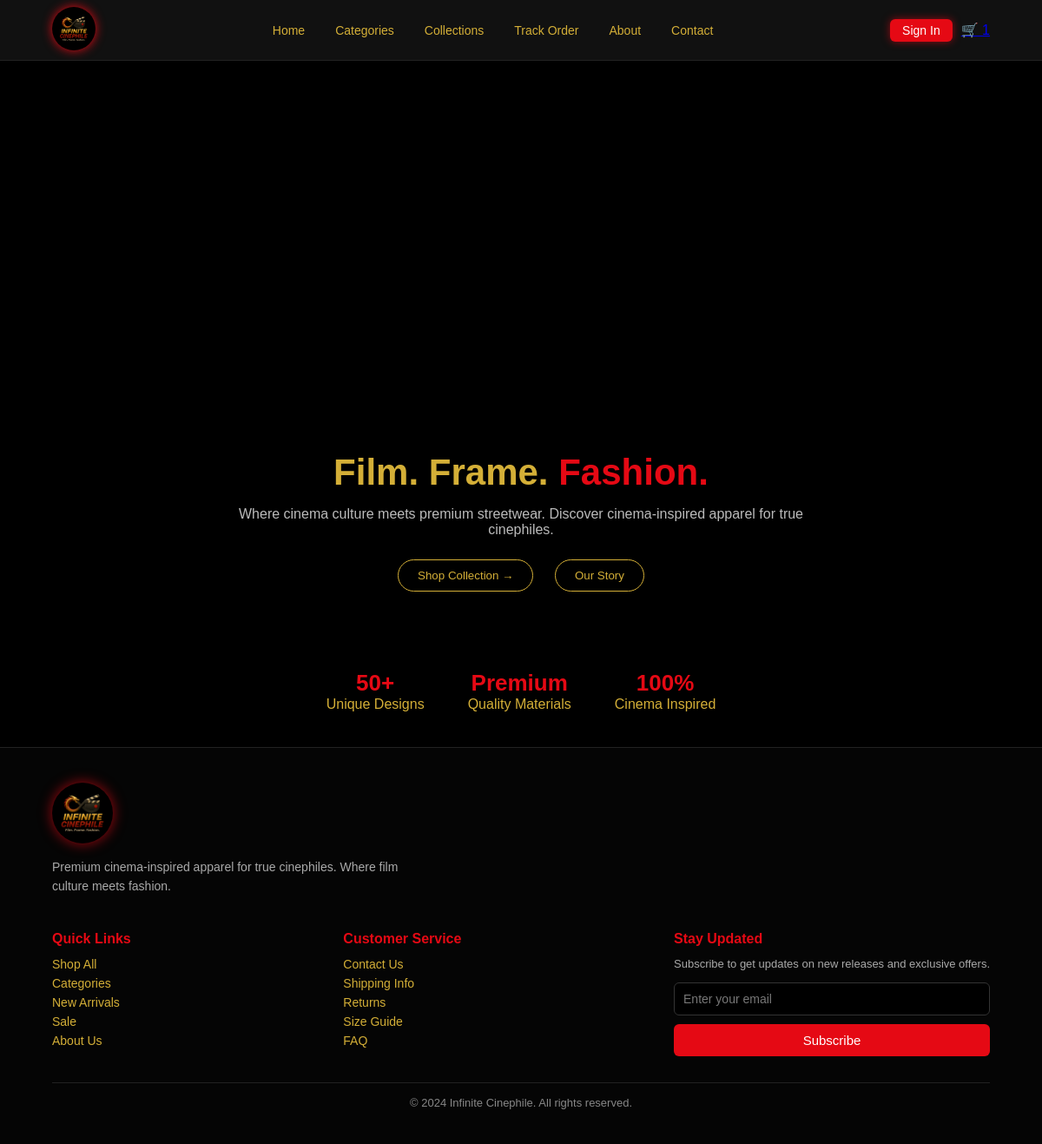
The app's page / (signed in), older data.
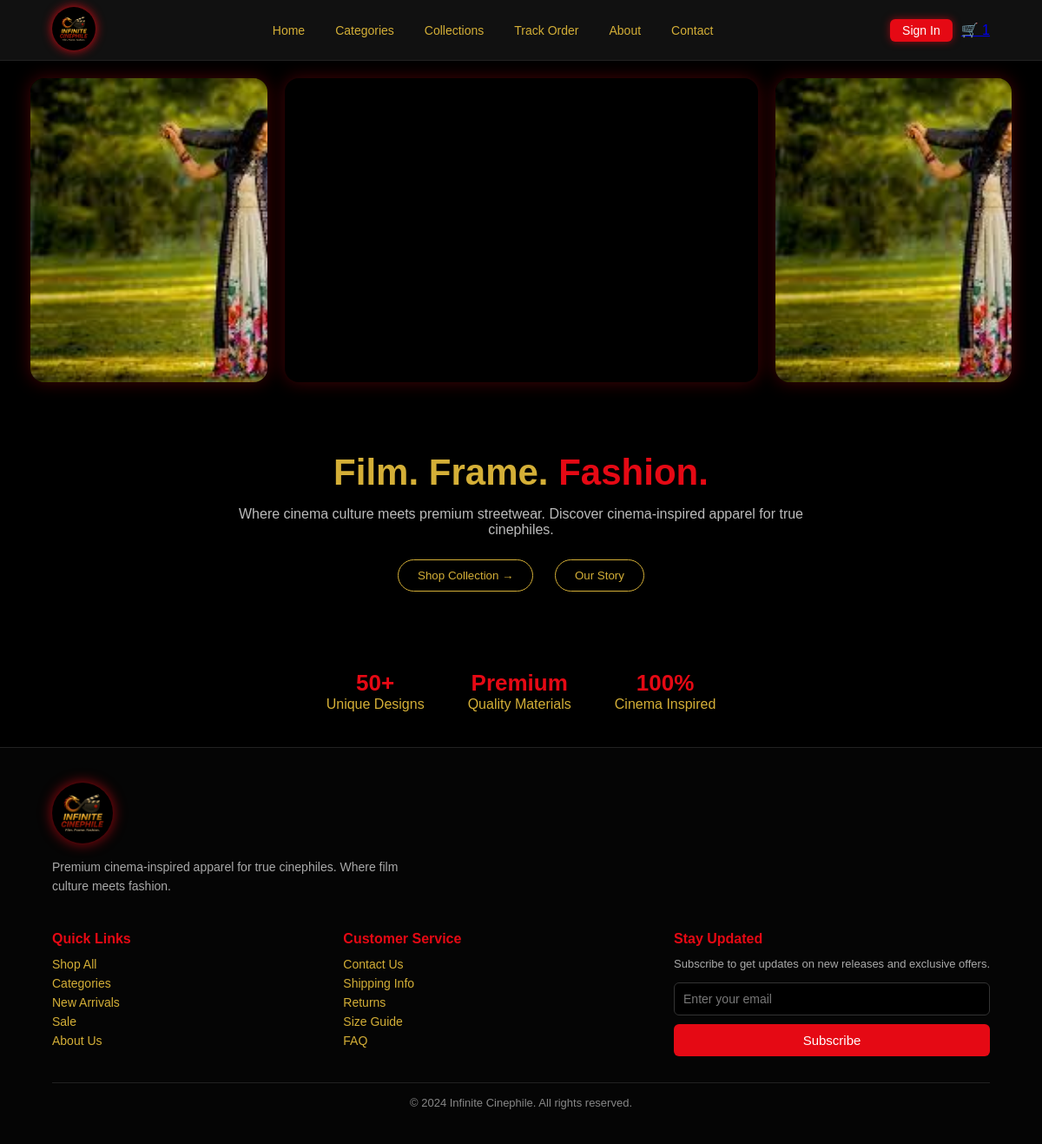
The same page, newer data.
### myapp/models.py (models this page shows)
class home(models.Model):
    bannerimg1 = models.ImageField(upload_to='uploads', null=True,blank=True)
    bannerimg2 = models.ImageField(upload_to='uploads', null=True,blank=True)
    bannervideo = models.FileField(upload_to='uploads/banners/videos/',null=True,blank=True)

### myapp/views.py (the view)
# urls.py: path('', views.index, name='index'),
def index(request):
    banner = home.objects.all()
    return render(request, 'index.html',{'banner':banner})

### myapp/context_processors.py (called while the page is built)
def cart_count(request):
    email = request.session.get('email')
    count = 0
    if email:
        try:
            user = Register.objects.get(email=email)
            count = add_to_cart.objects.filter(user=user).count()
        except Register.DoesNotExist:
            pass
    return {'cart_count': count}

### myapp/templates/index.html
{% extends 'base.html' %}
{% load static %}
{% block content %}
<section class="banner-grid-row">
    {% for i in banner %}
    <div class="banner-col">
        <img src="{{ i.bannerimg1.url }}" alt="Banner Left">
    </div>
    <div class="banner-col center-video">
        <video autoplay muted loop playsinline>
            <source src="{{ i.bannervideo.url }}" type="video/mp4">
        </video>
    </div>
    <div class="banner-col">
        <img src="{{ i.bannerimg2.url }}" alt="Banner Right">
    </div>
    {% endfor %}
</section>
<section class="hero">
    <h1>
        <span>Film.</span>
        <span>Frame.</span>
        <span class="highlight">Fashion.</span>
    </h1>
    <p>
        Where cinema culture meets premium streetwear.
        Discover cinema-inspired apparel for true cinephiles.
    </p>
    <div class="hero-btns">
        <a href="/collection"><button class="shop">Shop Collection →</button></a>
        <a href="/about"><button class="story">Our Story</button></a>
    </div>
</section>
<section class="stats">
    <div>
        <strong>50+</strong>
        <p>Unique Designs</p>
    </div>
    <div>
        <strong>Premium</strong>
        <p>Quality Materials</p>
    </div>
    <div>
        <strong>100%</strong>
        <p>Cinema Inspired</p>
    </div>
</section>
{% endblock %}

Row changes from the older to the newer data that the page shows:
added home: bannerimg1 (picture), bannerimg2 (picture)
